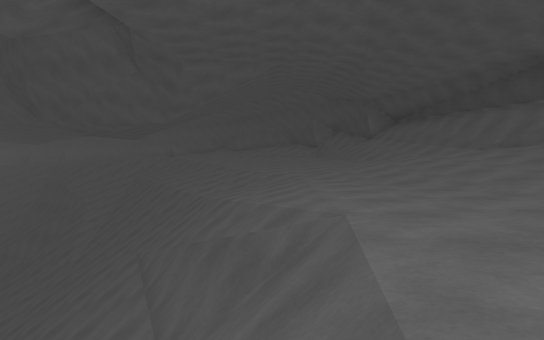
[1] (above)

18 first-person views from a walk through a 3-D level made in the Unity game engine. The camera is 1.3 m above the floor, looks level and sees 70° across. The floor is counted in squares, 2 m on a side. Each view is taken from the middle of a square. On the plan, view 1 faces up. The plan holds only what a view shows up to about 11 squares ahead; the rest is blank. The place goes on beyond the plan. The player is left out.

[2]
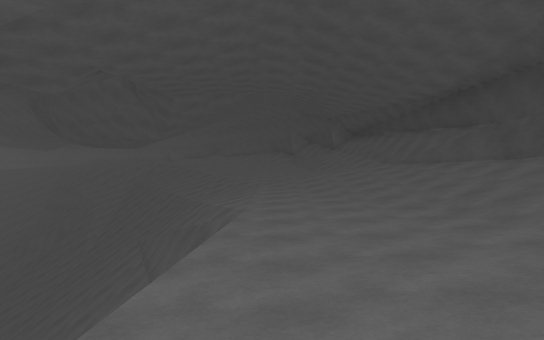

[3]
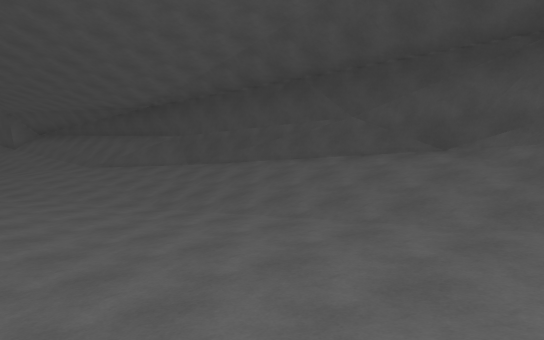

[4]
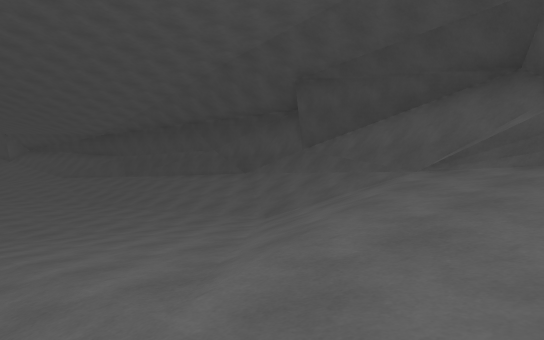

[5]
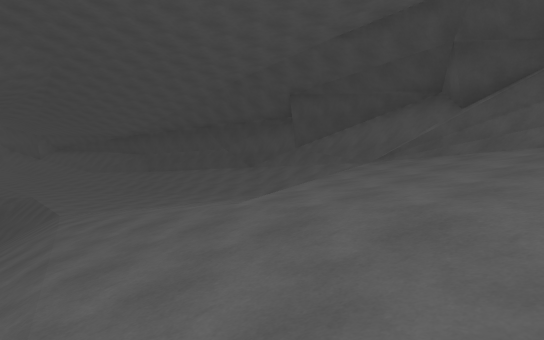

[6]
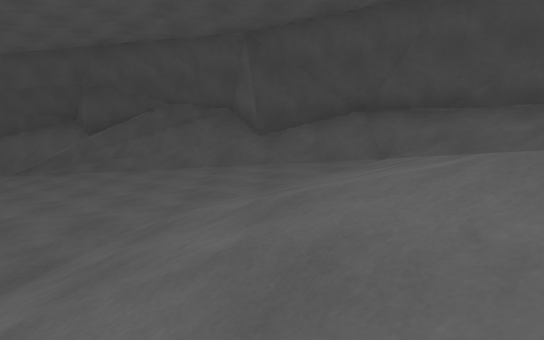

[7]
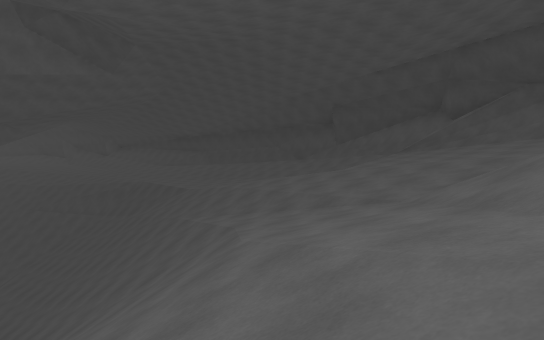

[8]
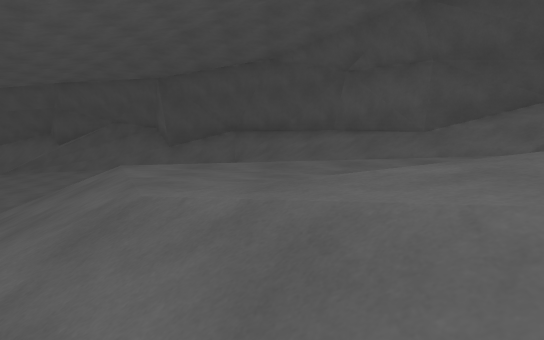

[9]
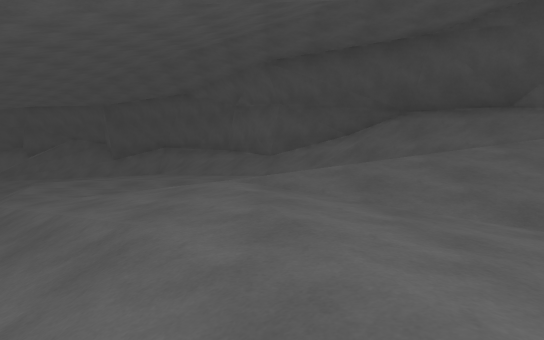

[10]
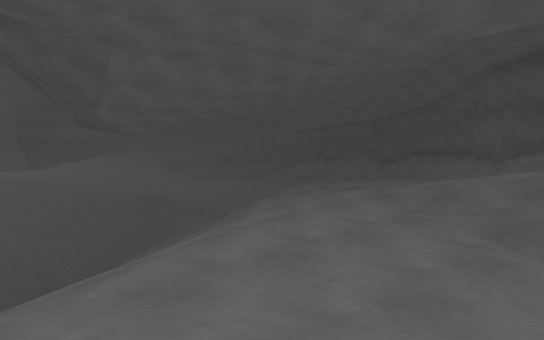

[11]
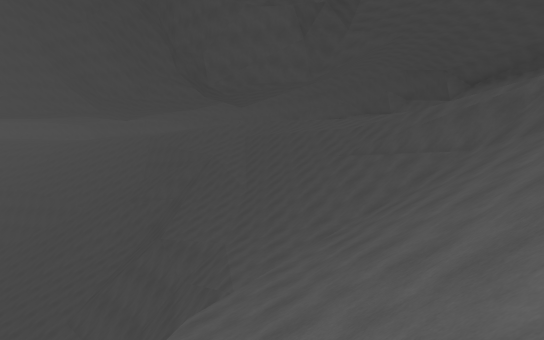

[12]
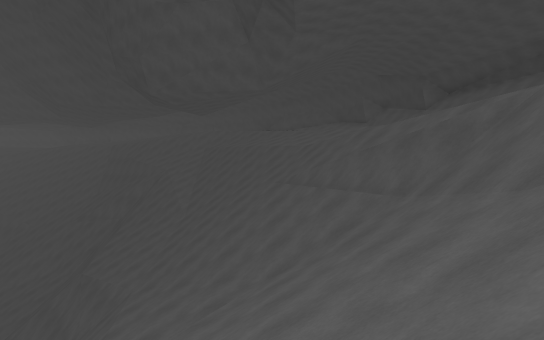

[13]
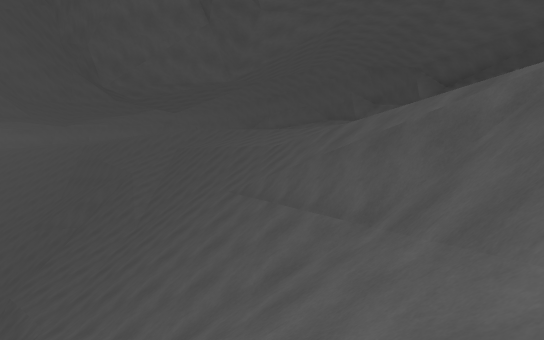

[14]
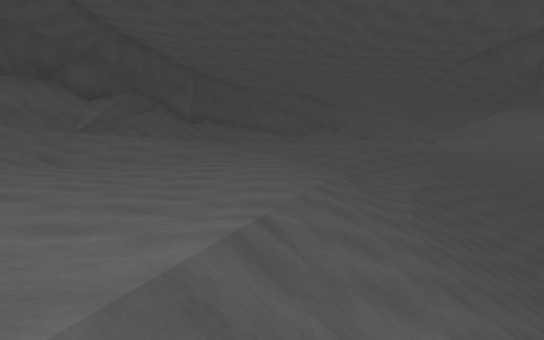

[15]
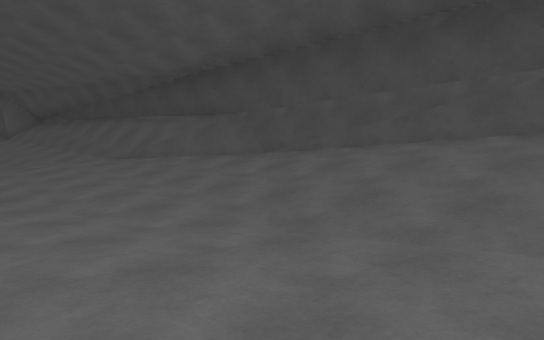

[16]
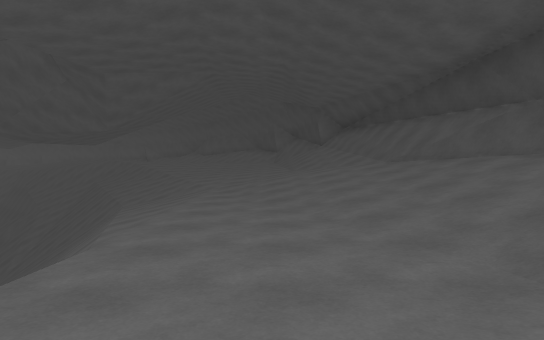

[17]
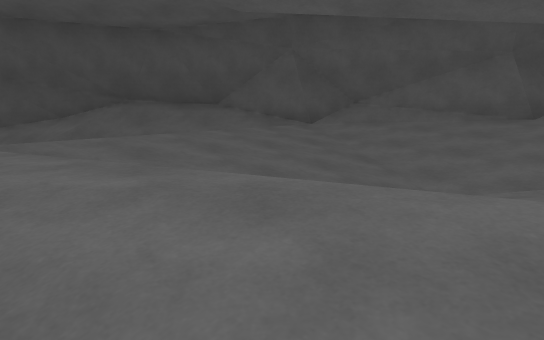

[18]
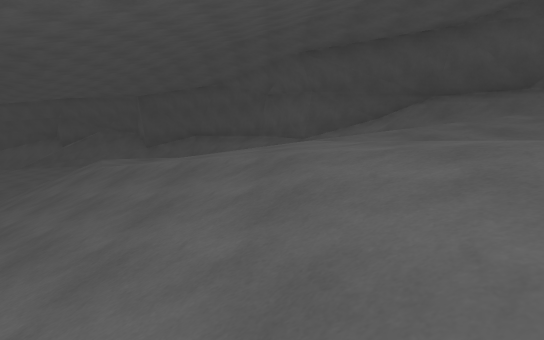

### Floor plan
Key: @ floor where view 1 was taken; # wall or solid block; . main floor; : floor 1.5 m higher than the main floor; - floor 1.75 m lower than the main floor; _ floor 3.25 m lower than the main floor; / step, stairs or slope; = window, fence, low wall or low ledge; v drop or lower ground.
Columns run from 13 left of view 1 to 7 right of it. Each row starts with its distance up from view 1.
 11     /////////----//#
 10     v/////////---//#
  9     vv//////__----/#
  8      ==//////__---/#
  7      v/////=/___--/#
  6      vv////=/___---#
  5       v/////#/___--#
  4       vv////#=___--#
  3        v//////___--#
  2        v//////___--##
  1        ///////___--/#
  0        //////@___--.#
 -1        ///////___--.#
 -2        ///////___--/#
 -3        //////____--##
 -4        //////____-/#
 -5        //////___-//#
 -6        /////_---///#
 -7        /////_--///##
 -8       ////_/--/...##
 -9       /////_---...#
-10       ///_/---....#
-11       //__/---...##
-12       //__/--....##
-13      //_////.....#
-14     ///////......#
-15     //////......##
-16     ///........##
-17   ////......../#
-18  ////.. ...../##
-19 ////...  .../##
-20  /.....  ../##
-21  ..../.  ./##
-22  ..../:  //#
-23 . ..//: //##
-24   .////:/#=

Where each view was taken, in squares from view 1:
view 1: 0 up, 0 right, facing up
view 2: 3 down, 1 right, facing up
view 3: 4 down, 0 right, facing up-right
view 4: 10 down, 1 left, facing up-right
view 5: 12 down, 3 left, facing up-right
view 6: 14 down, 5 left, facing right
view 7: 14 down, 8 left, facing up-right
view 8: 17 down, 9 left, facing right
view 9: 20 down, 12 left, facing right
view 10: 23 down, 13 left, facing up-right
view 11: 4 down, 5 left, facing up
view 12: 2 down, 3 left, facing up
view 13: 0 up, 2 left, facing up
view 14: 2 up, 0 right, facing down
view 15: 0 up, 1 right, facing up-right
view 16: 0 up, 2 right, facing up
view 17: 19 down, 12 left, facing down-right
view 18: 19 down, 13 left, facing right
